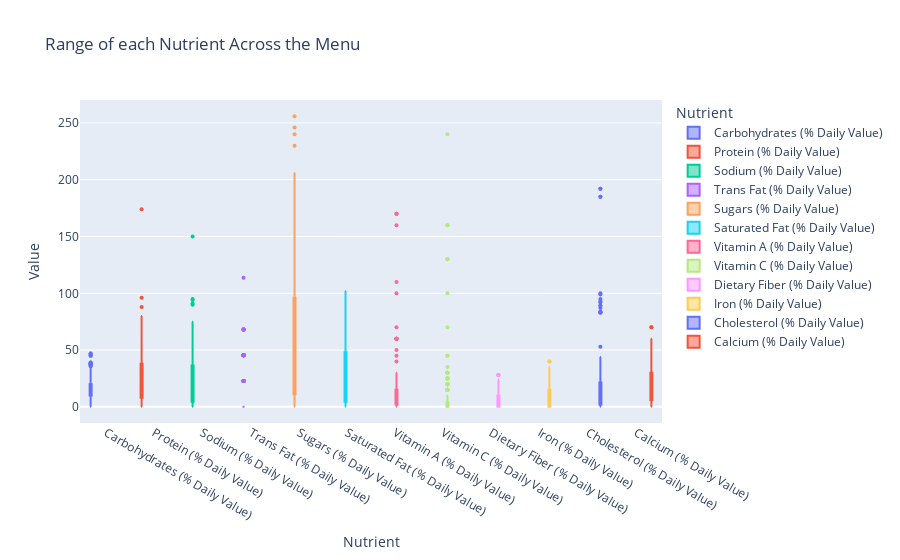

Notebook cell for this chart:
### Code cell
long_df = pd.melt(menu_details, id_vars=['Category'], value_vars=nutrients, var_name='Nutrient', value_name='Value')

# Create a box plot
fig = px.box(long_df, x='Nutrient', y='Value', color='Nutrient', title='Range of each Nutrient Across the Menu')

# Update layout
fig.update_layout(yaxis_title='Value', xaxis_title='Nutrient', boxmode='group')
fig.update_traces(marker=dict(size=4),
                  selector=dict(type='box'))

# Show plot
fig.show()

### Figure 1 — Plotly figure (JSON) as saved in the notebook; plotly's stock layout.template omitted (floating-point values rounded to 4 significant figures; data arrays with more than 128 entries replaced by an {"elided": "..."} marker saying what was removed)
{"data": [{"alignmentgroup": "True", "hovertemplate": "Nutrient=%{x}<br>Value=%{y}<extra></extra>", "legendgroup": "Carbohydrates (% Daily Value)", "marker": {"color": "#636efa", "size": 4}, "name": "Carbohydrates (% Daily Value)", "notched": false, "offsetgroup": "Carbohydrates (% Daily Value)", "orientation": "v", "showlegend": true, "type": "box", "x": {"elided": "260 str values"}, "x0": " ", "xaxis": "x", "y": {"elided": "260 float values"}, "y0": " ", "yaxis": "y"}, {"alignmentgroup": "True", "hovertemplate": "Nutrient=%{x}<br>Value=%{y}<extra></extra>", "legendgroup": "Protein (% Daily Value)", "marker": {"color": "#EF553B", "size": 4}, "name": "Protein (% Daily Value)", "notched": false, "offsetgroup": "Protein (% Daily Value)", "orientation": "v", "showlegend": true, "type": "box", "x": {"elided": "260 str values"}, "x0": " ", "xaxis": "x", "y": {"elided": "260 float values"}, "y0": " ", "yaxis": "y"}, {"alignmentgroup": "True", "hovertemplate": "Nutrient=%{x}<br>Value=%{y}<extra></extra>", "legendgroup": "Sodium (% Daily Value)", "marker": {"color": "#00cc96", "size": 4}, "name": "Sodium (% Daily Value)", "notched": false, "offsetgroup": "Sodium (% Daily Value)", "orientation": "v", "showlegend": true, "type": "box", "x": {"elided": "260 str values"}, "x0": " ", "xaxis": "x", "y": {"elided": "260 float values"}, "y0": " ", "yaxis": "y"}, {"alignmentgroup": "True", "hovertemplate": "Nutrient=%{x}<br>Value=%{y}<extra></extra>", "legendgroup": "Trans Fat (% Daily Value)", "marker": {"color": "#ab63fa", "size": 4}, "name": "Trans Fat (% Daily Value)", "notched": false, "offsetgroup": "Trans Fat (% Daily Value)", "orientation": "v", "showlegend": true, "type": "box", "x": {"elided": "260 str values"}, "x0": " ", "xaxis": "x", "y": {"elided": "260 float values"}, "y0": " ", "yaxis": "y"}, {"alignmentgroup": "True", "hovertemplate": "Nutrient=%{x}<br>Value=%{y}<extra></extra>", "legendgroup": "Sugars (% Daily Value)", "marker": {"color": "#FFA15A", "size": 4}, "name": "Sugars (% Daily Value)", "notched": false, "offsetgroup": "Sugars (% Daily Value)", "orientation": "v", "showlegend": true, "type": "box", "x": {"elided": "260 str values"}, "x0": " ", "xaxis": "x", "y": {"elided": "260 float values"}, "y0": " ", "yaxis": "y"}, {"alignmentgroup": "True", "hovertemplate": "Nutrient=%{x}<br>Value=%{y}<extra></extra>", "legendgroup": "Saturated Fat (% Daily Value)", "marker": {"color": "#19d3f3", "size": 4}, "name": "Saturated Fat (% Daily Value)", "notched": false, "offsetgroup": "Saturated Fat (% Daily Value)", "orientation": "v", "showlegend": true, "type": "box", "x": {"elided": "260 str values"}, "x0": " ", "xaxis": "x", "y": {"elided": "260 float values"}, "y0": " ", "yaxis": "y"}, {"alignmentgroup": "True", "hovertemplate": "Nutrient=%{x}<br>Value=%{y}<extra></extra>", "legendgroup": "Vitamin A (% Daily Value)", "marker": {"color": "#FF6692", "size": 4}, "name": "Vitamin A (% Daily Value)", "notched": false, "offsetgroup": "Vitamin A (% Daily Value)", "orientation": "v", "showlegend": true, "type": "box", "x": {"elided": "260 str values"}, "x0": " ", "xaxis": "x", "y": {"elided": "260 float values"}, "y0": " ", "yaxis": "y"}, {"alignmentgroup": "True", "hovertemplate": "Nutrient=%{x}<br>Value=%{y}<extra></extra>", "legendgroup": "Vitamin C (% Daily Value)", "marker": {"color": "#B6E880", "size": 4}, "name": "Vitamin C (% Daily Value)", "notched": false, "offsetgroup": "Vitamin C (% Daily Value)", "orientation": "v", "showlegend": true, "type": "box", "x": {"elided": "260 str values"}, "x0": " ", "xaxis": "x", "y": {"elided": "260 float values"}, "y0": " ", "yaxis": "y"}, {"alignmentgroup": "True", "hovertemplate": "Nutrient=%{x}<br>Value=%{y}<extra></extra>", "legendgroup": "Dietary Fiber (% Daily Value)", "marker": {"color": "#FF97FF", "size": 4}, "name": "Dietary Fiber (% Daily Value)", "notched": false, "offsetgroup": "Dietary Fiber (% Daily Value)", "orientation": "v", "showlegend": true, "type": "box", "x": {"elided": "260 str values"}, "x0": " ", "xaxis": "x", "y": {"elided": "260 float values"}, "y0": " ", "yaxis": "y"}, {"alignmentgroup": "True", "hovertemplate": "Nutrient=%{x}<br>Value=%{y}<extra></extra>", "legendgroup": "Iron (% Daily Value)", "marker": {"color": "#FECB52", "size": 4}, "name": "Iron (% Daily Value)", "notched": false, "offsetgroup": "Iron (% Daily Value)", "orientation": "v", "showlegend": true, "type": "box", "x": {"elided": "260 str values"}, "x0": " ", "xaxis": "x", "y": {"elided": "260 float values"}, "y0": " ", "yaxis": "y"}, {"alignmentgroup": "True", "hovertemplate": "Nutrient=%{x}<br>Value=%{y}<extra></extra>", "legendgroup": "Cholesterol (% Daily Value)", "marker": {"color": "#636efa", "size": 4}, "name": "Cholesterol (% Daily Value)", "notched": false, "offsetgroup": "Cholesterol (% Daily Value)", "orientation": "v", "showlegend": true, "type": "box", "x": {"elided": "260 str values"}, "x0": " ", "xaxis": "x", "y": {"elided": "260 float values"}, "y0": " ", "yaxis": "y"}, {"alignmentgroup": "True", "hovertemplate": "Nutrient=%{x}<br>Value=%{y}<extra></extra>", "legendgroup": "Calcium (% Daily Value)", "marker": {"color": "#EF553B", "size": 4}, "name": "Calcium (% Daily Value)", "notched": false, "offsetgroup": "Calcium (% Daily Value)", "orientation": "v", "showlegend": true, "type": "box", "x": {"elided": "260 str values"}, "x0": " ", "xaxis": "x", "y": {"elided": "260 float values"}, "y0": " ", "yaxis": "y"}], "layout": {"boxmode": "group", "legend": {"title": {"text": "Nutrient"}, "tracegroupgap": 0}, "title": {"text": "Range of each Nutrient Across the Menu"}, "xaxis": {"anchor": "y", "categoryarray": ["Carbohydrates (% Daily Value)", "Protein (% Daily Value)", "Sodium (% Daily Value)", "Trans Fat (% Daily Value)", "Sugars (% Daily Value)", "Saturated Fat (% Daily Value)", "Vitamin A (% Daily Value)", "Vitamin C (% Daily Value)", "Dietary Fiber (% Daily Value)", "Iron (% Daily Value)", "Cholesterol (% Daily Value)", "Calcium (% Daily Value)"], "categoryorder": "array", "domain": [0, 1], "title": {"text": "Nutrient"}}, "yaxis": {"anchor": "x", "domain": [0, 1], "title": {"text": "Value"}}}}
